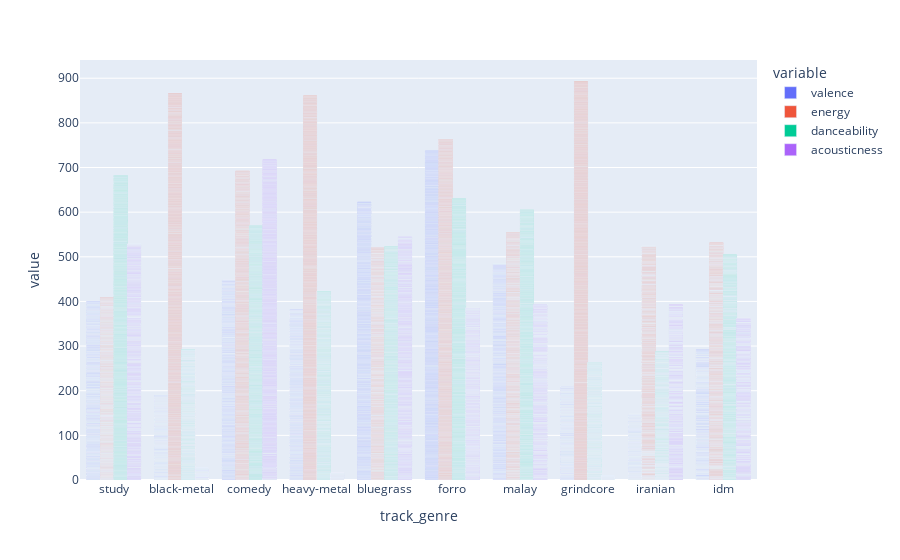

Notebook code cell kept with this figure:
### Code cell
fig = px.bar(genre_tracks2, x='track_genre', y=['valence', 'energy', 'danceability', 'acousticness'], barmode='group')
fig.show()

### Figure 1 — Plotly figure (JSON) as saved in the notebook; plotly's stock layout.template omitted (floating-point values rounded to 4 significant figures; data arrays with more than 128 entries replaced by an {"elided": "..."} marker saying what was removed)
{"data": [{"alignmentgroup": "True", "hovertemplate": "variable=valence<br>track_genre=%{x}<br>value=%{y}<extra></extra>", "legendgroup": "valence", "marker": {"color": "#636efa", "pattern": {"shape": ""}}, "name": "valence", "offsetgroup": "valence", "orientation": "v", "showlegend": true, "textposition": "auto", "type": "bar", "x": {"elided": "9751 str values"}, "xaxis": "x", "y": {"elided": "9751 float values"}, "yaxis": "y"}, {"alignmentgroup": "True", "hovertemplate": "variable=energy<br>track_genre=%{x}<br>value=%{y}<extra></extra>", "legendgroup": "energy", "marker": {"color": "#EF553B", "pattern": {"shape": ""}}, "name": "energy", "offsetgroup": "energy", "orientation": "v", "showlegend": true, "textposition": "auto", "type": "bar", "x": {"elided": "9751 str values"}, "xaxis": "x", "y": {"elided": "9751 float values"}, "yaxis": "y"}, {"alignmentgroup": "True", "hovertemplate": "variable=danceability<br>track_genre=%{x}<br>value=%{y}<extra></extra>", "legendgroup": "danceability", "marker": {"color": "#00cc96", "pattern": {"shape": ""}}, "name": "danceability", "offsetgroup": "danceability", "orientation": "v", "showlegend": true, "textposition": "auto", "type": "bar", "x": {"elided": "9751 str values"}, "xaxis": "x", "y": {"elided": "9751 float values"}, "yaxis": "y"}, {"alignmentgroup": "True", "hovertemplate": "variable=acousticness<br>track_genre=%{x}<br>value=%{y}<extra></extra>", "legendgroup": "acousticness", "marker": {"color": "#ab63fa", "pattern": {"shape": ""}}, "name": "acousticness", "offsetgroup": "acousticness", "orientation": "v", "showlegend": true, "textposition": "auto", "type": "bar", "x": {"elided": "9751 str values"}, "xaxis": "x", "y": {"elided": "9751 float values"}, "yaxis": "y"}], "layout": {"barmode": "group", "legend": {"title": {"text": "variable"}, "tracegroupgap": 0}, "margin": {"t": 60}, "xaxis": {"anchor": "y", "domain": [0, 1], "title": {"text": "track_genre"}}, "yaxis": {"anchor": "x", "domain": [0, 1], "title": {"text": "value"}}}}
